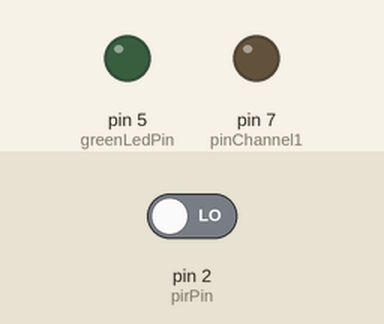
The sketch below on a simulated Arduino Uno, built with avr-gcc and run on an emulated ATmega328P. Parts: output pins drawn as LEDs (lit = HIGH). Inputs (shaded band) come from the test bench; at power-on: pin 2 (pirPin) LOW. What the sketch prints to the serial monitor is not drawn.

Above: at 0.1 s.
At 30.1 s:
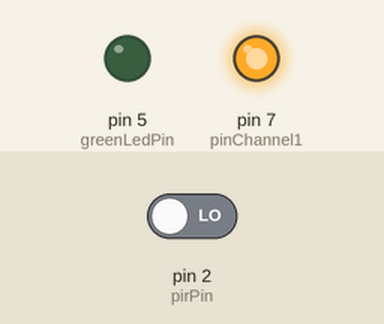
Timing chart, 0 to 31.6 s (numbered marks = the images above):
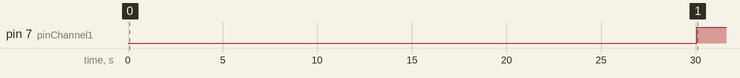

Measured:
- by itself, pin 7 (pinChannel1): LOW → HIGH at 30.1 s

The sketch:

MoveLight.ino
```cpp
int calibrationTime = 30;
long unsigned int lowIn;
long unsigned int pause = 5000;

boolean lockLow = true;
boolean takeLowTime;

int pirPin = 2;
int pinChannel1 = 7;
int greenLedPin = 5;

void setup(){
  Serial.begin(9600);
  pinMode(pirPin, INPUT);
  pinMode(greenLedPin, OUTPUT);
  pinMode(pinChannel1, OUTPUT);
  digitalWrite(pirPin, LOW);
  Serial.println("Calibrating sensor ");
  for(int i=0; i<calibrationTime; i++){
  	Serial.print(".");
  	delay(1000);
  }
  Serial.println("done");
  Serial.println("Sensor active");
  delay(50);
}

void loop(){
	if(digitalRead(pirPin) == HIGH){
		digitalWrite(greenLedPin, HIGH);
		digitalWrite(pinChannel1, LOW);
		if(lockLow){
			lockLow = false;
			Serial.println("----");
			Serial.print("motion detected at ");
			Serial.println(millis()/1000);
			Serial.println(" secs.");
			delay(50);
		}
		takeLowTime = true;
	}
	if(digitalRead(pirPin) == LOW){
		digitalWrite(greenLedPin, LOW);
		digitalWrite(pinChannel1, HIGH);
		if(takeLowTime){
			lowIn = millis();
			takeLowTime = false;
		}
		if(!lockLow && millis() - lowIn > pause){
			lockLow = true;
			Serial.print("Motion ended at");
			Serial.print(millis() - pause / 1000);
			Serial.println(" sec.");
			delay(50);
		}
	}
}
```
